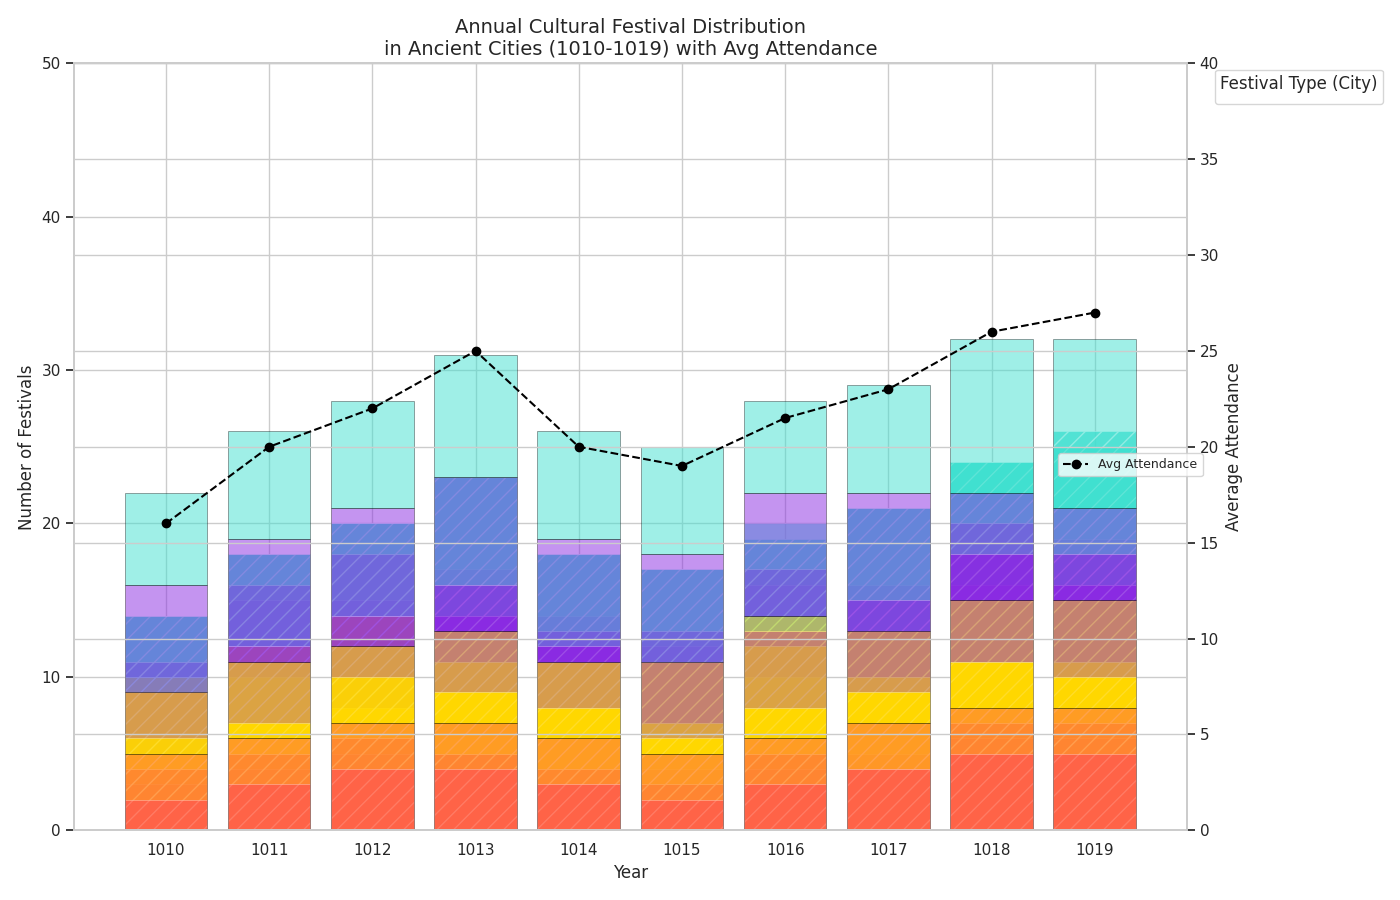

Write Python code to recreate this figure.
import matplotlib.pyplot as plt
import numpy as np

# Years for x-axis
years = np.arange(1010, 1020)

# Randomly rearranged data for number of festivals in different cities
atlantis_festivals = np.array([[3, 2, 5, 4], [4, 6, 5, 3], [5, 3, 7, 5], [5, 4, 8, 6], [3, 5, 6, 4], 
                               [4, 3, 5, 5], [4, 6, 6, 3], [5, 4, 7, 5], [6, 5, 5, 8], [6, 4, 9, 6]])
el_dorado_festivals = np.array([[4, 6, 1, 3], [5, 7, 4, 2], [6, 8, 4, 2], [5, 6, 3, 9], [4, 7, 2, 5],
                                [3, 4, 6, 4], [5, 7, 5, 2], [4, 6, 3, 8], [7, 4, 9, 4], [7, 4, 5, 10]])
shangri_la_festivals = np.array([[2, 4, 3, 5], [3, 4, 5, 6], [4, 6, 4, 6], [4, 5, 7, 7], [3, 5, 4, 6],
                                 [2, 4, 5, 6], [3, 5, 5, 7], [4, 5, 6, 6], [5, 6, 7, 6], [5, 5, 8, 7]])
avalon_festivals = np.array([[5, 4, 7, 6], [6, 5, 8, 7], [7, 5, 9, 7], [7, 6, 10, 8], [6, 5, 8, 7],
                             [5, 6, 7, 7], [6, 8, 8, 6], [7, 6, 9, 7], [8, 7, 7, 10], [8, 7, 6, 11]])

# Construct average attendance data
average_attendance = np.mean(atlantis_festivals + el_dorado_festivals + shangri_la_festivals + avalon_festivals, axis=1)

# Colors for the different festival types
colors = ['#FF6347', '#FFD700', '#8A2BE2', '#40E0D0']

fig, ax1 = plt.subplots(figsize=(14, 9))

# Plot stacked bars for each city and festival type
for i, (city_festivals, city_name, alpha, hatch, linestyle) in enumerate(
    zip([atlantis_festivals, el_dorado_festivals, shangri_la_festivals, avalon_festivals], 
        ['Atlantis', 'El Dorado', 'Shangri-La', 'Avalon'],
        [1, 0.8, 0.6, 0.5], 
        [None, '//', None, None], 
        ['-', '-', '-', '-'])):
    
    base = np.zeros(len(years))
    for j in range(city_festivals.shape[1]):
        ax1.bar(years, city_festivals[:, j], bottom=base, 
                color=colors[j], alpha=alpha, hatch=hatch, edgecolor='black' if city_name == 'Avalon' else None, linewidth=0.5)
        base += city_festivals[:, j]

ax2 = ax1.twinx()
ax2.plot(years, average_attendance, label='Avg Attendance', color='black', linestyle='--', marker='o')
ax2.set_ylabel('Average Attendance')
ax2.set_ylim(0, 40)

ax1.set_title('Annual Cultural Festival Distribution\nin Ancient Cities (1010-1019) with Avg Attendance', fontsize=14)
ax1.set_ylabel('Number of Festivals')
ax1.set_xlabel('Year')
ax1.set_xticks(years)
ax1.set_ylim(0, 50)

bar_handles, _ = ax1.get_legend_handles_labels()
line_handles, _ = ax2.get_legend_handles_labels()
ax1.legend(handles=bar_handles[:4], loc='upper left', bbox_to_anchor=(1.02, 1), title='Festival Type (City)', fontsize=9, ncol=2)
ax2.legend(handles=line_handles, loc='upper right', bbox_to_anchor=(1.02, 0.5), fontsize=9)

plt.tight_layout()
plt.show()
